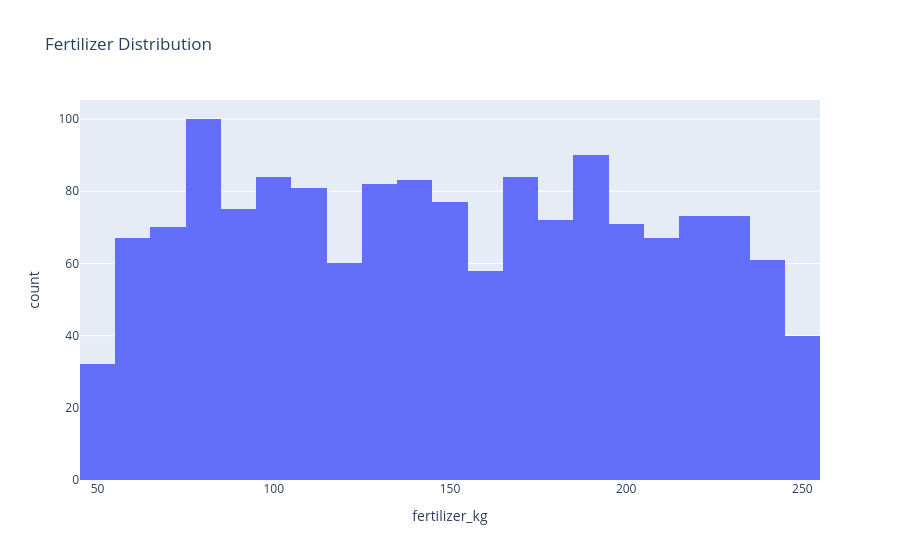

Notebook source saved alongside this figure:
### Code cell
px.histogram(df, x="fertilizer_kg", nbins=30, title="Fertilizer Distribution")

### Figure 1 — Plotly figure (JSON) as saved in the notebook; plotly's stock layout.template omitted (floating-point values rounded to 4 significant figures; data arrays with more than 128 entries replaced by an {"elided": "..."} marker saying what was removed)
{"data": [{"bingroup": "x", "hovertemplate": "fertilizer_kg=%{x}<br>count=%{y}<extra></extra>", "legendgroup": "", "marker": {"color": "#636efa", "pattern": {"shape": ""}}, "name": "", "nbinsx": 30, "orientation": "v", "showlegend": false, "type": "histogram", "x": {"elided": "1500 float values"}, "xaxis": "x", "yaxis": "y"}], "layout": {"barmode": "relative", "legend": {"tracegroupgap": 0}, "title": {"text": "Fertilizer Distribution"}, "xaxis": {"anchor": "y", "domain": [0, 1], "title": {"text": "fertilizer_kg"}}, "yaxis": {"anchor": "x", "domain": [0, 1], "title": {"text": "count"}}}}
